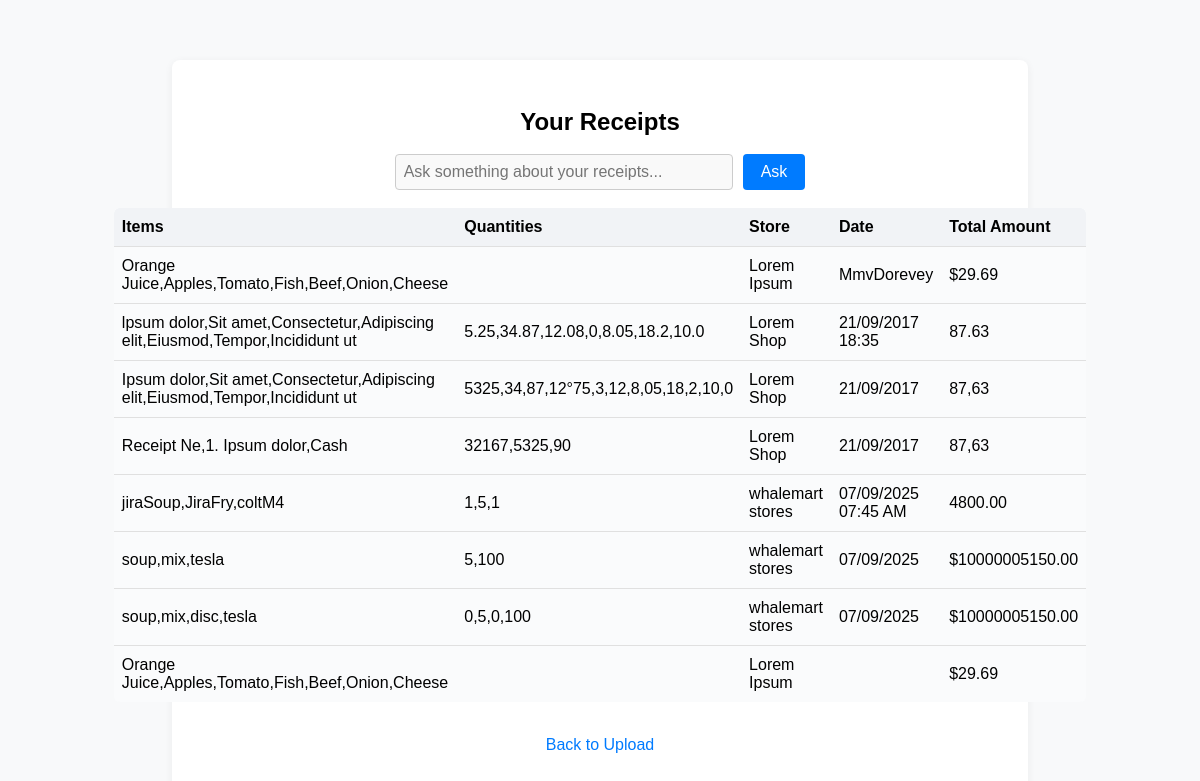
The page /receipts (signed in) on the database as committed earlier.
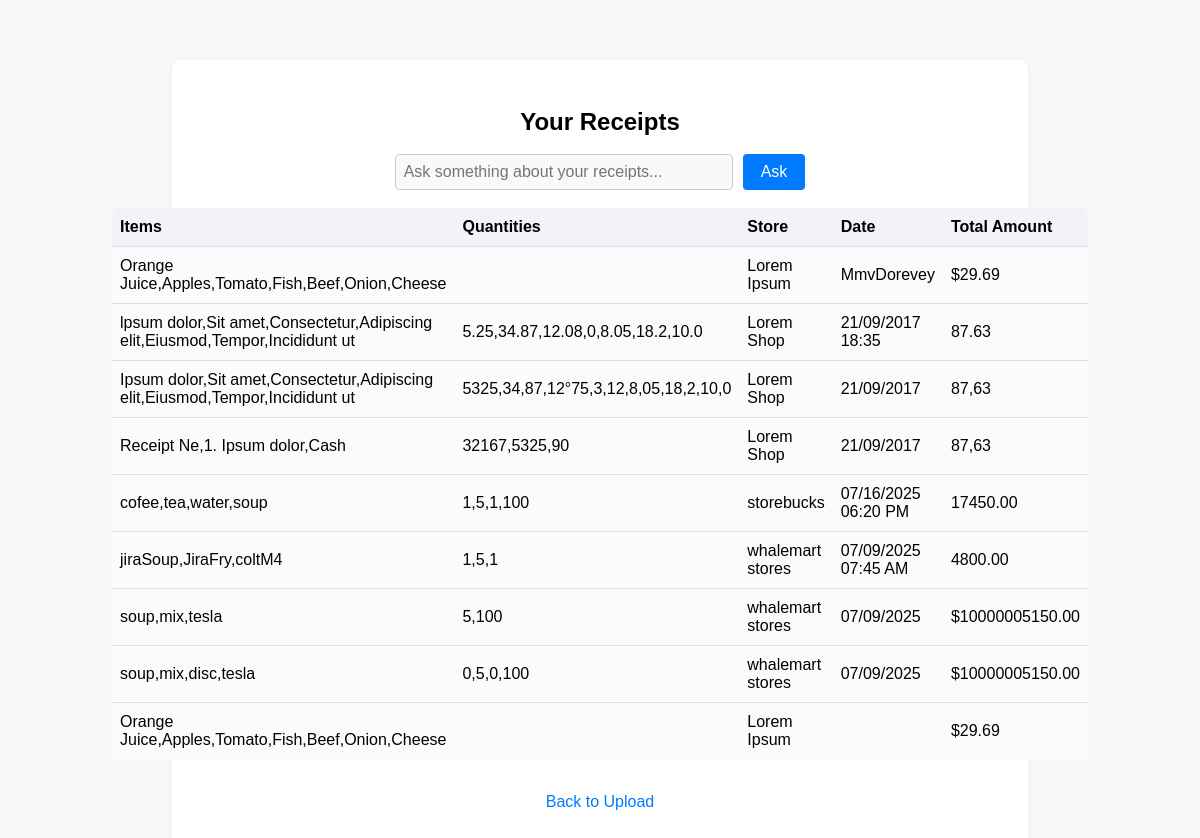
The same page on the database as committed later.
### tables this page shows
CREATE TABLE receipts (
    id INTEGER PRIMARY KEY AUTOINCREMENT,
    user_id INTEGER,
    item TEXT,
    quantity TEXT,
    storename TEXT,
    dateoftransaction TEXT, total_amount TEXT,
    FOREIGN KEY (user_id) REFERENCES users(id)
);

### app.py (the view, shortened to what this page needs)
@app.route("/receipts", methods=["GET", "POST"])
def receipts():
    user_id = request.cookies.get("user_id")
    if not checkId(user_id):
        return redirect("/")
    rows = get_user_receipts(user_id)
    answer = None
    query = ""
    return render_template("receipts.html", receipts=rows, answer=answer, query=query)

### recipt_functions.py (called while the page is built)
def checkId(user_id):
    conn = sqlite3.connect(fileName)
    cursor = conn.cursor()
    cursor.execute("SELECT id FROM users WHERE id = ?", (user_id,))
    r = cursor.fetchone()
    conn.close()
    return r[0] if r else 0

def get_user_receipts(user_id):
    conn = sqlite3.connect(fileName)
    conn.row_factory = sqlite3.Row
    cursor = conn.cursor()
    cursor.execute(
        """
        SELECT DISTINCT
            item,
            quantity,
            storename,
            dateoftransaction,
            total_amount
        FROM receipts
        WHERE user_id = ?
        ORDER BY dateoftransaction DESC
        """,
        (user_id,),
    )
    rows = cursor.fetchall()
    conn.close()
    return rows

### templates/receipts.html (shortened to what this page needs)
<!DOCTYPE html>
<html>
<head>
</head>
<body>
  <div class="container">
    <h1>Your Receipts</h1>
    <form method="POST">
      <input type="text" name="query" placeholder="Ask something about your receipts..." value="{{ query or '' }}">
      <button type="submit">Ask</button>
    </form>
    {% if receipts %}
      <table>
        <tr>
          <th>Items</th>
          <th>Quantities</th>
          <th>Store</th>
          <th>Date</th>
          <th>Total Amount</th>
        </tr>
        {% for r in receipts %}
        <tr>
          <td>{{ r["item"] }}</td>
          <td>{{ r["quantity"] }}</td>
          <td>{{ r["storename"] }}</td>
          <td>{{ r["dateoftransaction"] }}</td>
          <td>{{ r["total_amount"] }}</td>
        </tr>
        {% endfor %}
      </table>
    {% else %}
      <p class="no-receipts">No receipts found.</p>
    {% endif %}
    <p><a href="/upload">Back to Upload</a></p>
  </div>
</body>
</html>

### templates/receipts.html (style rules this page uses)
body { background: #f8f9fa; font-family: Arial, sans-serif; display: flex; flex-direction: column; align-items: center; min-height: 100vh; margin: 0; }
.container { background: #fff; border-radius: 8px; box-shadow: 0 2px 8px rgba(0,0,0,0.06); margin-top: 60px; padding: 32px 28px 24px 28px; width: 800px; max-width: 98vw; display: flex; flex-direction: column; align-items: center; }
h1 { margin-bottom: 18px; font-size: 1.5em; }
form { width: 100%; display: flex; flex-direction: row; gap: 10px; margin-bottom: 18px; justify-content: center; }
input[type="text"] { padding: 8px; border-radius: 4px; border: 1px solid #ccc; font-size: 1em; width: 320px; background: #f9f9f9; }
button { padding: 8px 18px; border: none; border-radius: 4px; background: #007bff; color: #fff; font-size: 1em; cursor: pointer; transition: background 0.2s; }
table { width: 100%; border-collapse: collapse; margin-bottom: 18px; background: #fafbfc; border-radius: 6px; overflow: hidden; }
th, td { padding: 10px 8px; text-align: left; border-bottom: 1px solid #e0e0e0; }
th { background: #f1f3f6; }
tr:last-child td { border-bottom: none; }
a { color: #007bff; text-decoration: none; }

Rows that differ between the two databases and show on the page:
added receipts: item "cofee,tea,water,soup", quantity "1,5,1,100", storename "storebucks", dateoftransaction "07/16/2025 06:20 PM", total_amount "17450.00"
